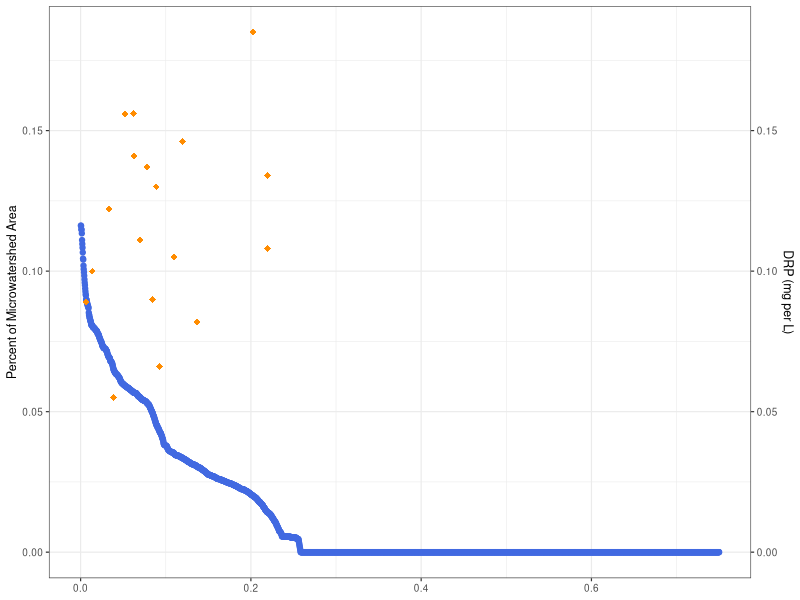
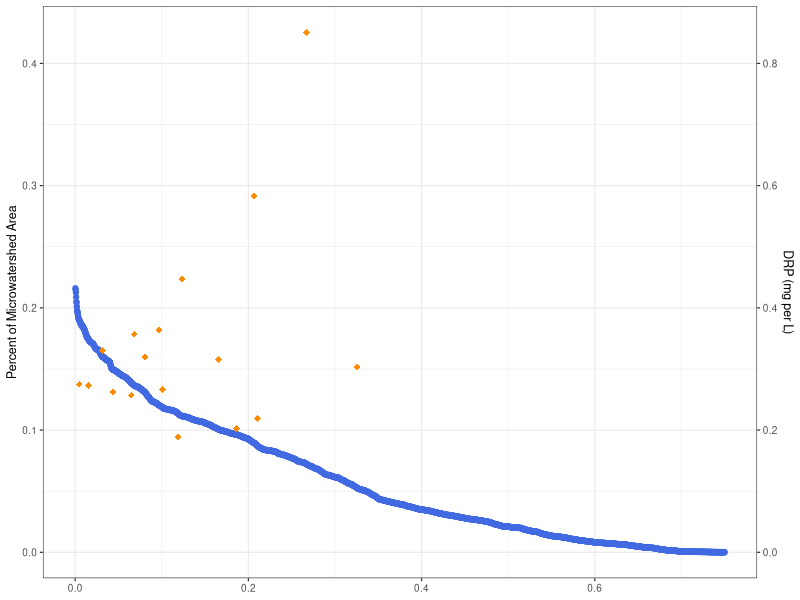
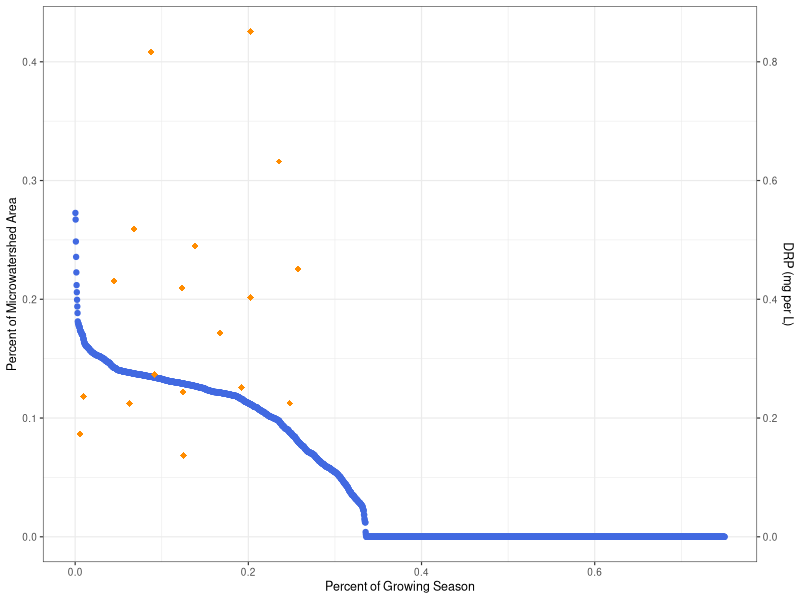
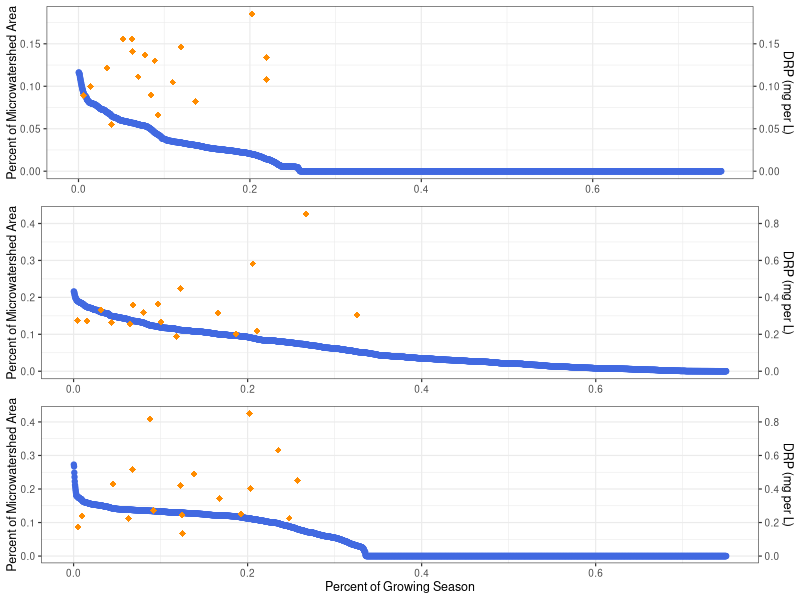

Source code (R) for these figures, in order:
## ---- chunk 1
knitr::opts_chunk$set(echo = TRUE)
## ---- chunk 2
library(tidyr)
library(dplyr)
library(ggplot2)
library(ggpubr)
## ---- chunk 3
load.curve.b <- read.csv("./data/Bunny_LoadDuration.csv", header=T, sep=",")
bunny <- load.curve.b %>%
  filter(PercentSeason <= 0.75)

load.curve.l <- read.csv("./data/Lettuce_LoadDuration.csv", header=T, sep=",")
lettuce <- load.curve.l %>%
  filter(PercentSeason <= 0.75)

load.curve.m <- read.csv("./data/Mouth_LoadDuration.csv", header=T, sep=",")
mouth <- load.curve.m %>%
  filter(PercentSeason <= 0.75)

## ---- chunk 4
b <- ggplot(bunny, aes())+
  geom_point(aes(x = PercentSeason, y=PercentArea), color="royalblue")+
  geom_point(aes(x=PercentSeason, y=DRP.mg.per.L), shape=18, size=2, color="darkorange")+
  theme_bw(base_size = 9)+
  scale_y_continuous(sec.axis=sec_axis(~ .*1, name="DRP (mg per L)"))+
  labs(
    x=NULL,
    y="Percent of Microwatershed Area"
  )
  
b
## ---- chunk 5
l <- ggplot(lettuce, aes())+
  geom_point(aes(x = PercentSeason, y=PercentArea), color="royalblue")+
  geom_point(aes(x=PercentSeason, y=DRP.mg.per.L/2), shape=18, size=2, color="darkorange")+
  theme_bw(base_size = 9)+
  scale_y_continuous(sec.axis=sec_axis(~ .*2, name="DRP (mg per L)"))+
  labs(
    x=NULL,
    y="Percent of Microwatershed Area"
  )

l
## ---- chunk 6
m <- ggplot(mouth, aes())+
  geom_point(aes(x = PercentSeason, y=PercentArea), color="royalblue")+
  geom_point(aes(x=PercentSeason, y=DRP.mg.per.L/2), shape=18, size=2, color="darkorange")+
  theme_bw(base_size = 9)+
  scale_y_continuous(sec.axis=sec_axis(~ .*2, name="DRP (mg per L)"))+
  labs(
    x="Percent of Growing Season",
    y="Percent of Microwatershed Area"
  )

m
## ---- chunk 7
ggarrange(b, l, m, nrow=3)
